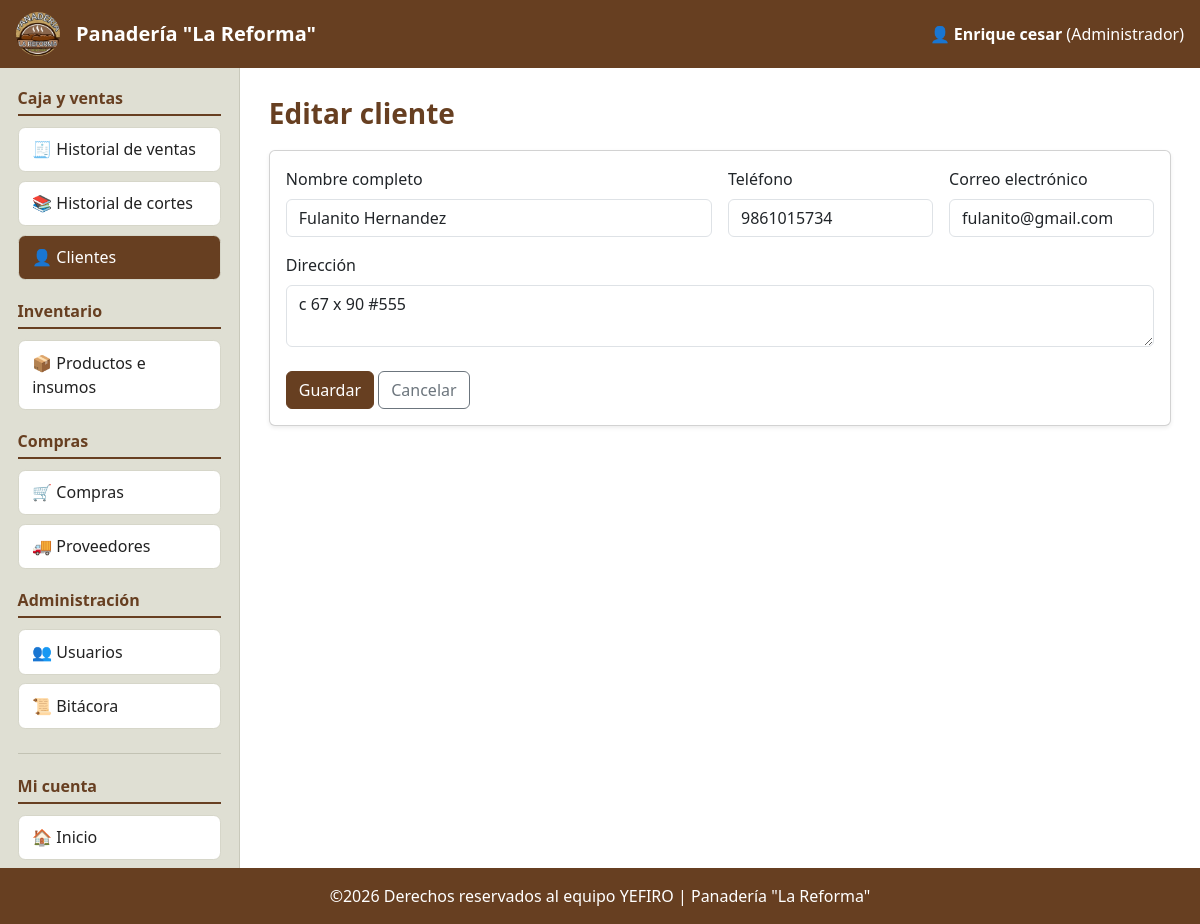
Page /data/modulos/clientes/formulario.php?id=2 (signed in) on the committed database.
### tables this page shows
CREATE TABLE `clientes` (
  `id_cliente` int(11) NOT NULL,
  `nombre` varchar(100) NOT NULL,
  `telefono` varchar(20) DEFAULT NULL,
  `correo` varchar(100) DEFAULT NULL,
  `direccion` text DEFAULT NULL,
  `fecha_registro` timestamp NOT NULL DEFAULT current_timestamp()
);

### data/modulos/clientes/formulario.php (the view, shortened to what this page needs)
<?php
require_once __DIR__ . '/../../config/inicio.php';
$id = (int)($_GET['id'] ?? 0);
$editando = $id > 0;
$f = [
    'nombre' => '',
    'telefono' => '',
    'correo' => '',
    'direccion' => '',
];
if ($editando) {
    $st = $conn->prepare("SELECT * FROM clientes WHERE id_cliente = ?");
    $st->bind_param("i", $id);
    $st->execute();
    $f = $st->get_result()->fetch_assoc();
}
include RUTA_INCLUDES . '/encabezado.php';
?>
<div class="card shadow-sm">
    <div class="card-body">
        <form method="post" action="<?= url('acciones/clientes/' . ($editando ? 'actualizar.php' : 'insertar.php')) ?>"
              class="needs-validation" novalidate>
            <div class="row g-3">
<div class="col-md-6">
<label for="nombre" class="form-label">Nombre completo</label>
<input type="text" class="form-control" name="nombre" id="nombre" value="<?= e($f['nombre']) ?>" maxlength="100" required>
</div>
<div class="col-md-3">
<label for="telefono" class="form-label">Teléfono</label>
<input type="tel" class="form-control" name="telefono" id="telefono" value="<?= e($f['telefono']) ?>" maxlength="20">
</div>
<div class="col-md-3">
<label for="correo" class="form-label">Correo electrónico</label>
<input type="email" class="form-control" name="correo" id="correo" value="<?= e($f['correo']) ?>" maxlength="100">
</div>
<div class="col-md-12">
<label for="direccion" class="form-label">Dirección</label>
<textarea class="form-control" name="direccion" id="direccion" rows="2"><?= e($f['direccion']) ?></textarea>
</div>
            </div>
            <div class="mt-4">
                <button type="submit" class="btn btn-cafe">Guardar</button>
                <a href="<?= url('modulos/clientes/listar.php') ?>" class="btn btn-outline-secondary">Cancelar</a>
            </div>
        </form>
    </div>
</div>
<?php include RUTA_INCLUDES . '/pie.php'; ?>

### data/assets/css/estilos.css (style rules this page uses)
:root { --cafe: #673f21; --cafe-oscuro: #4a2a12; --crema: #f1ebd8; --beige: #dfdfd3; }
body { min-height: 100vh; display: flex; flex-direction: column; background: #fff; }
.btn-cafe { background: var(--cafe); border-color: var(--cafe); color: #fff; }

### rows in the picture
clientes: nombre "Fulanito Hernandez", telefono "9861015734", correo "fulanito@gmail.com", direccion "c 67 x 90 #555"

### other values in the picture
NOMBRE_SISTEMA "Panadería \"La Reforma\""
$_SESSION['nombre'] "Enrique cesar"
nombre_rol($_SESSION['rol']) "Administrador"
$nombreGrupo "Caja y ventas"
$i[1] "🧾"
$i[2] "Historial de ventas"
$i[1] "📚"
$i[2] "Historial de cortes"
$i[1] "👤"
$i[2] "Clientes"
$nombreGrupo "Inventario"
$i[1] "📦"
$i[2] "Productos e insumos"
$nombreGrupo "Compras"
$i[1] "🛒"
